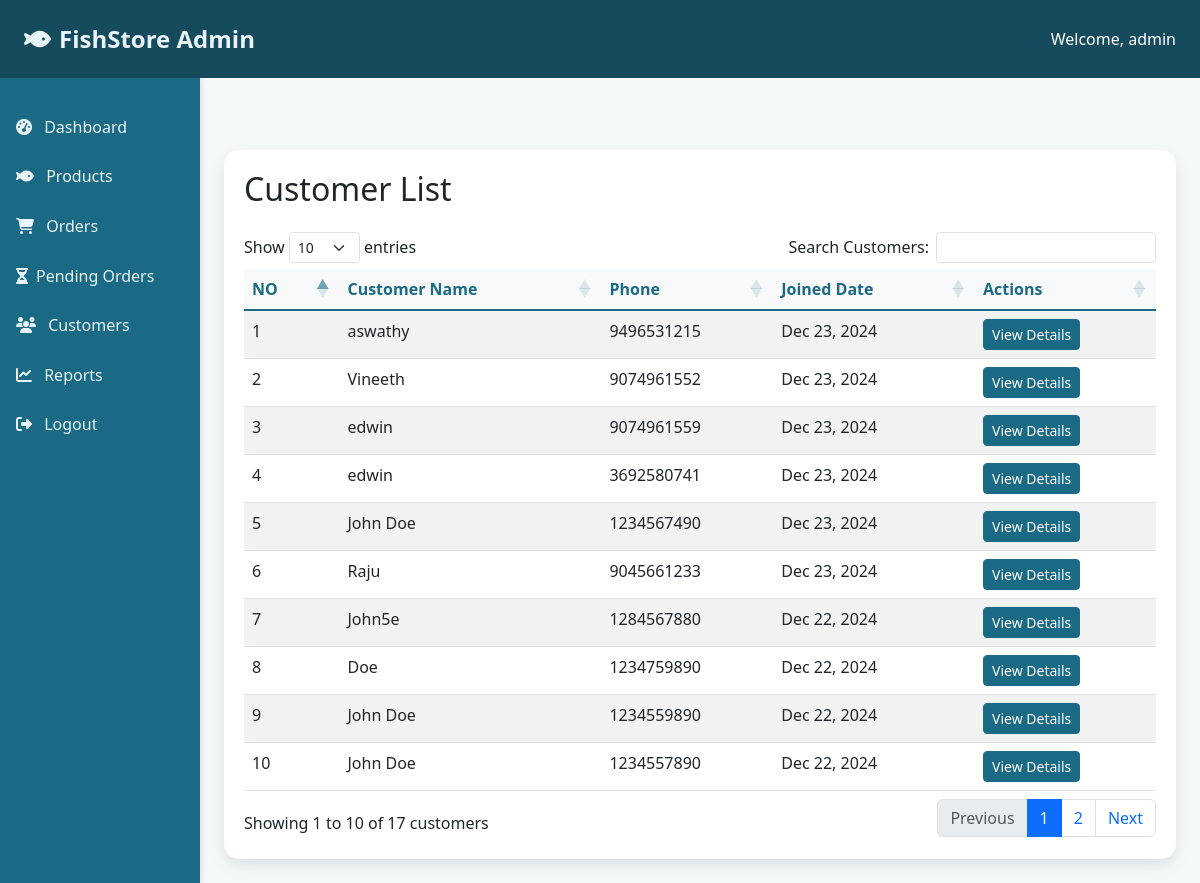
Page /customers/ (signed in) on the committed database.
### harbour_app/models.py (models this page shows, shortened)
class customUser(AbstractUser):
    is_business = models.BooleanField(default=False)
    groups = models.ManyToManyField(
        'auth.Group',
        related_name='customuser_set',  # This avoids conflict with default User model
        blank=True
    )
    user_permissions = models.ManyToManyField(
        'auth.Permission',
        related_name='customuser_permissions',  # This avoids conflict with default User model
        blank=True
    )

class Customer(models.Model):
    full_name = models.CharField(max_length=255)
    phone = models.CharField(max_length=15, unique=True)  # Made unique and required
    address = models.TextField(blank=True, null=True)
    email = models.EmailField(null=True, blank=True)
    password = models.CharField(max_length=128)
    reset_code = models.CharField(max_length=6, null=True, blank=True)
    created_at = models.DateTimeField(auto_now_add=True)

### harbour_app/views.py (the view)
# urls.py: path('customers/', views.customersList, name='customers-list'),
def customersList(request):
    customers=Customer.objects.all().order_by('-created_at')
    return render(request,'customers_list.html',{'customers':customers})

### templates/customers_list.html (shortened to what this page needs)
{% extends 'index.html' %}
{% block body %}
{% load static %}
<link rel="stylesheet" href="https://cdn.datatables.net/1.13.6/css/dataTables.bootstrap5.min.css">
<div class="container mt-5">
    <h2 class="mb-4">Customer List</h2>
    <table class="table table-striped table-hover" id="customerTable">
        <thead class="table-light">
            <tr>
                <th>NO</th>
                <th>Customer Name</th>
                <th>Phone</th>
                <th>Joined Date</th>
                <th>Actions</th>
            </tr>
        </thead>
        <tbody>
            {% for customer in customers %}
            <tr>
                <td>{{ forloop.counter }}</td>
                <td>{{ customer.full_name }}</td>
                <td>{{ customer.phone }}</td>
                <td>{{ customer.created_at|date:"M d, Y" }}</td>
                <td>
                    <button class="btn btn-primary btn-sm" data-bs-toggle="modal" data-bs-target="#customerModal{{ customer.id }}">
                        View Details
                    </button>
                </td>
            </tr>
            {% empty %}
            <tr>
                <td colspan="5" class="text-center">No customers registered yet.</td>
            </tr>
            {% endfor %}
        </tbody>
    </table>
</div>
{% endblock %}

### templates/index.html (shortened to what this page needs)
<!DOCTYPE html>
<html lang="en">
<head>
    <link href="https://cdn.jsdelivr.net/npm/bootstrap@5.3.0/dist/css/bootstrap.min.css" rel="stylesheet">
    <link rel="stylesheet" href="https://cdnjs.cloudflare.com/ajax/libs/font-awesome/6.4.0/css/all.min.css">
</head>
<body>
    <nav class="navbar navbar-dark bg-dark px-4 py-3">
        <a class="navbar-brand d-flex align-items-center" href="#">
            <i class="fas fa-fish me-2"></i>
            FishStore Admin
        </a>
        {% if user.is_authenticated %}
        <div class="profile-dropdown">
            <div class="d-flex align-items-center text-white">
                <span>Welcome, {{user.username}}</span>
            </div>
        </div>
        {% endif %}
    </nav>
    <div class="container-fluid">
        <div class="row">
            <nav class="col-md-3 col-lg-2 sidebar px-0">
                <div class="position-sticky">
                    <ul class="nav flex-column py-4">
                        <li class="nav-item">
                            <a class="nav-link active" href="{% url 'index' %}">
                                <i class="fas fa-tachometer-alt me-2"></i> Dashboard
                            </a>
                        </li>
                        <li class="nav-item">
                            <a class="nav-link" href="{% url 'fish_list' %}">
                                <i class="fas fa-fish me-2"></i> Products
                            </a>
                        </li>
                        <li class="nav-item">
                            <a class="nav-link" href="{% url 'order-list' %}">
                                <i class="fas fa-shopping-cart me-2"></i> Orders
                            </a>
                        </li>
                        <li class="nav-item">
                            <a class="nav-link" href="{% url 'pending_orders' %}">
                                <i class="fas fa-hourglass-half me-2"></i>Pending Orders
                            </a>
                        </li>
                        <li class="nav-item">
                            <a class="nav-link" href="{% url 'customers-list' %}">
                                <i class="fas fa-users me-2"></i> Customers
                            </a>
                        </li>
                        <li class="nav-item">
                            <a class="nav-link" href="{% url 'consolidated_report' %}">
                                <i class="fas fa-chart-line me-2"></i> Reports
                            </a>
                        <li class="nav-item">
                            <a class="nav-link" href="{% url 'logout' %}">
                                <i class="fas fa-sign-out-alt me-2"></i> Logout
                            </a>
                        </li>
                    </ul>
                </div>
            </nav>
            <main class="col-md-9 col-lg-10 px-4 py-4">
                {% block body %}{% endblock %}
            </main>
        </div>
    </div>
        </body>
        </html>

### templates/index.html (style rules this page uses)
:root { --primary-color: #1a6985; --secondary-color: #2c8ba3; --accent-color: #34a4b9; --light-color: #e8f4f8; --dark-color: #164b5d; --success-color: #2ecc71; --warning-color: #f1c40f; --danger-color: #e74c3c; --info-color: #3498db; }
.container { border: none; border-radius: 15px; box-shadow: 0 6px 15px rgba(0, 0, 0, 0.1); transition: transform 0.3s ease; padding: 20px; background-color: white; }
body { background-color: #f5f9fa; }
.sidebar { min-height: 100vh; background: var(--primary-color); box-shadow: 2px 0 5px rgba(0,0,0,0.1); }
.navbar { background-color: var(--dark-color) !important; }
.navbar-brand { font-size: 1.5rem; font-weight: bold; color: var(--light-color) !important; }
.nav-link { color: var(--light-color) !important; padding: 0.8rem 1rem; transition: all 0.3s; }
.bg-dark { background-color: var(--dark-color) !important; }
.table { color: var(--dark-color); }
.table thead th { border-bottom: 2px solid var(--primary-color); color: var(--primary-color); }
.btn-primary { background-color: var(--primary-color); border-color: var(--primary-color); }

### rows in the picture
customUser: username "admin"
Customer: full_name "aswathy", phone "9496531215", created_at "Dec 23, 2024"
Customer: full_name "Vineeth", phone "9074961552", created_at "Dec 23, 2024"
Customer: full_name "edwin", phone "9074961559", created_at "Dec 23, 2024"
Customer: full_name "edwin", phone "3692580741", created_at "Dec 23, 2024"
Customer: full_name "John Doe", phone "1234567490", created_at "Dec 23, 2024"
Customer: full_name "Raju", phone "9045661233", created_at "Dec 23, 2024"
Customer: full_name "John5e", phone "1284567880", created_at "Dec 22, 2024"
Customer: full_name "Doe", phone "1234759890", created_at "Dec 22, 2024"
Customer: full_name "John Doe", phone "1234559890", created_at "Dec 22, 2024"
Customer: full_name "John Doe", phone "1234557890", created_at "Dec 22, 2024"
